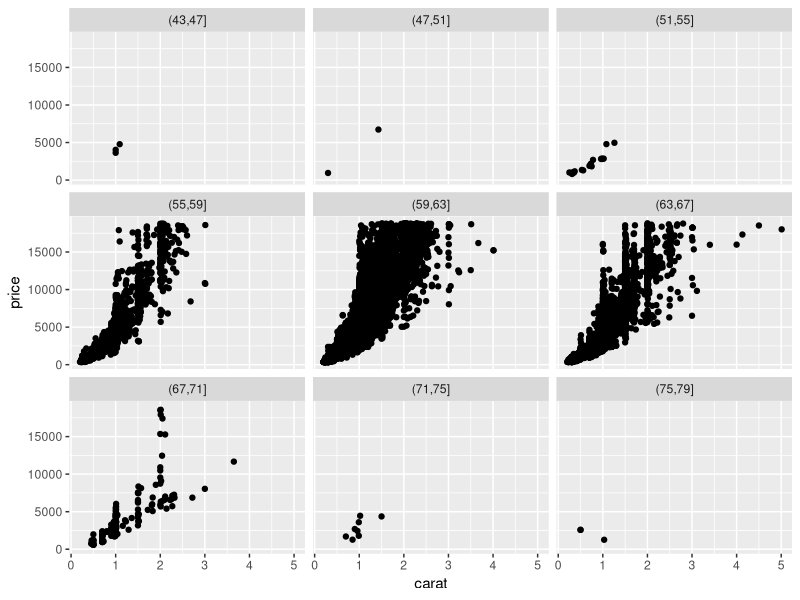
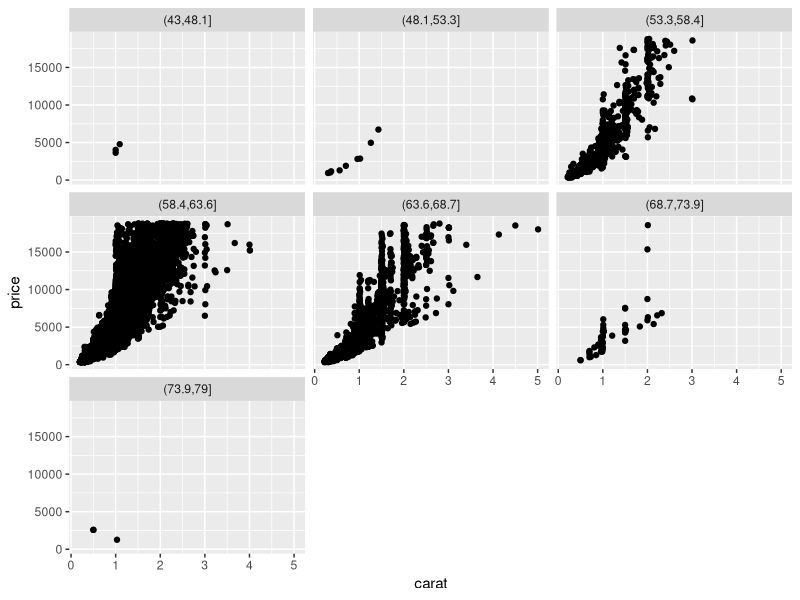
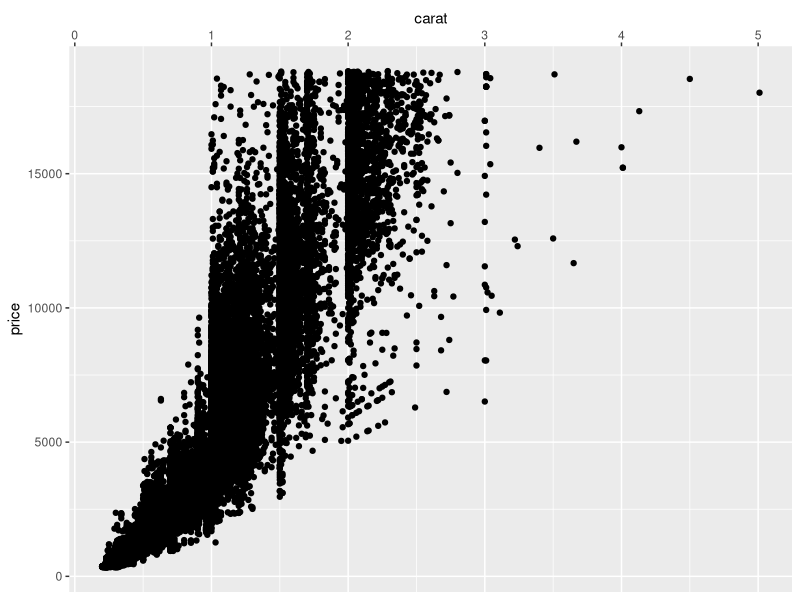
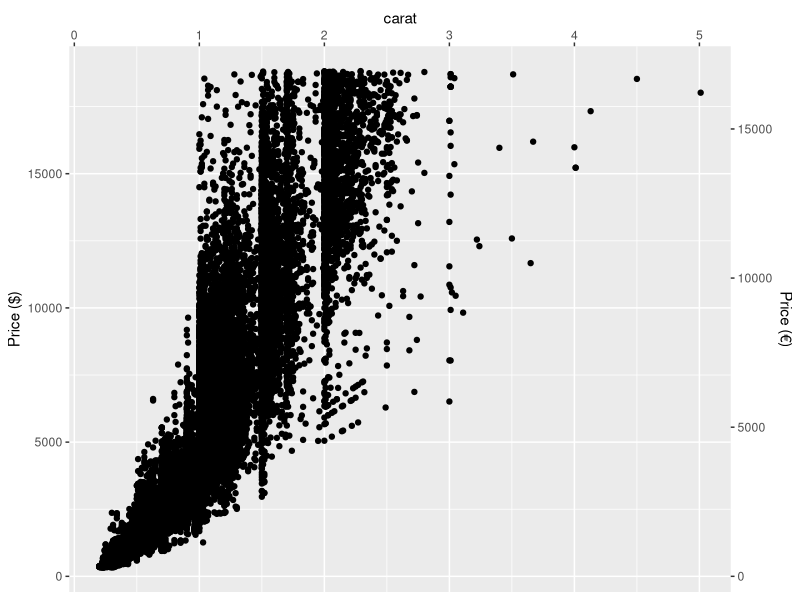
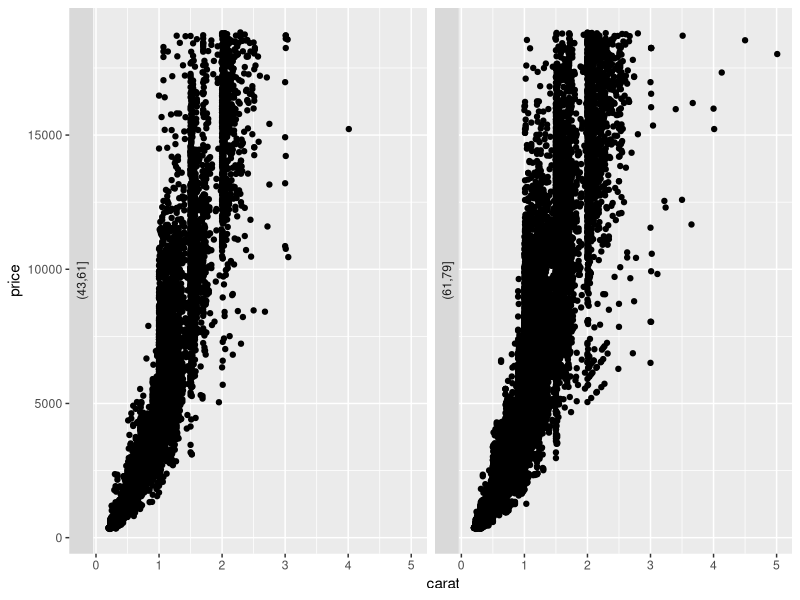
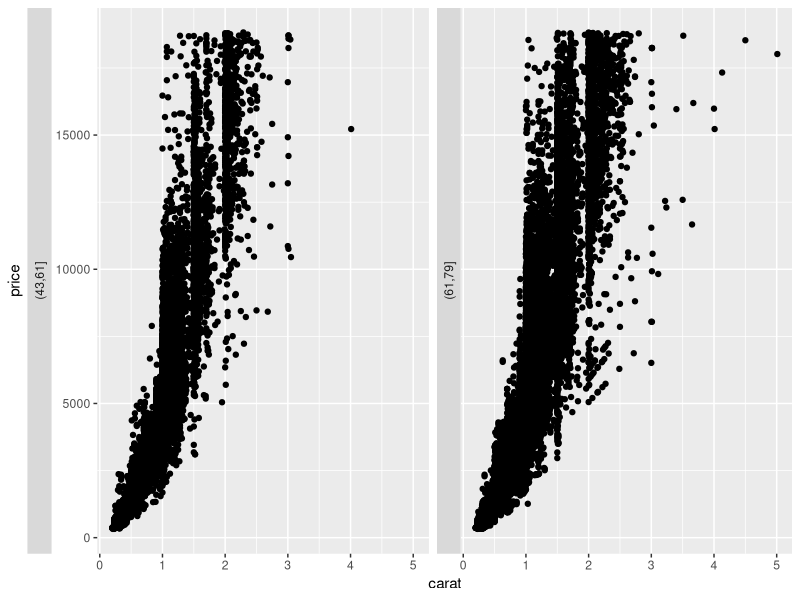
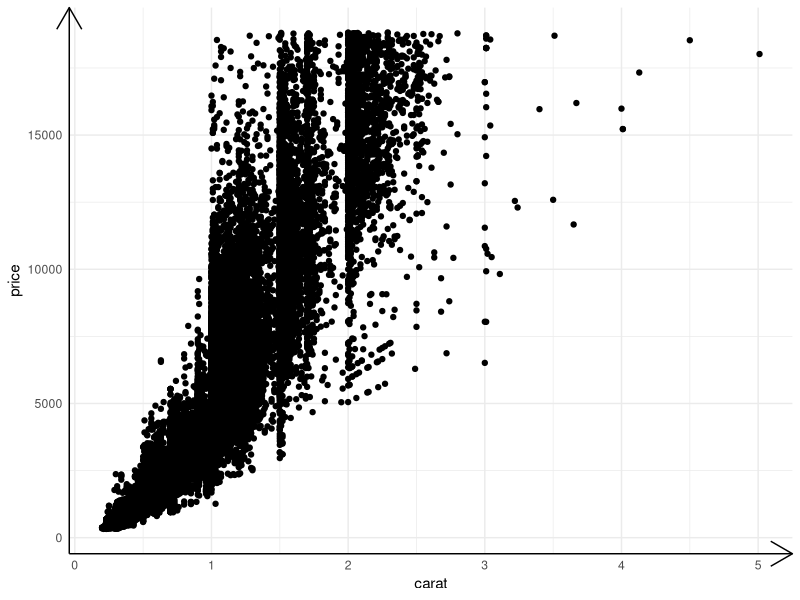
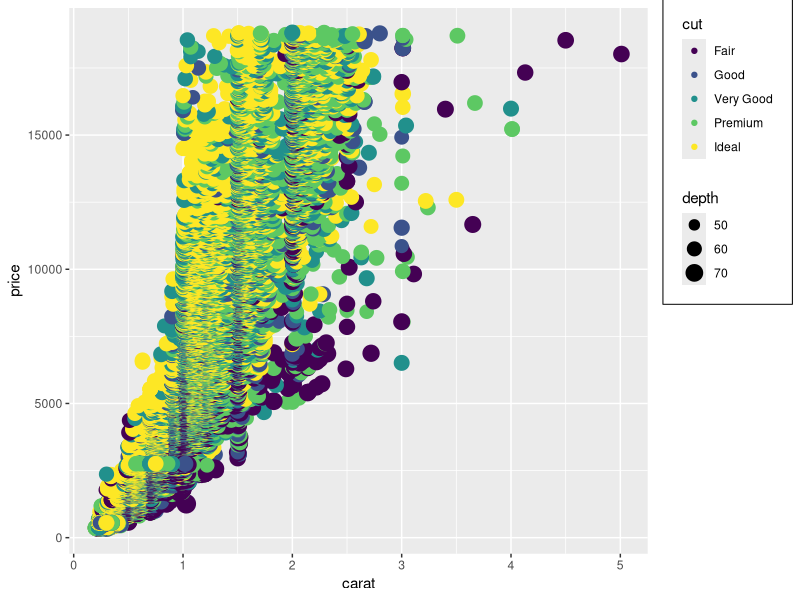

R code for these plots, in order:
## ---- chunk 1
library(ggplot2)
library(dplyr)
library(forcats)
## ---- chunk 2
    ggplot(diamonds, aes(carat, price)) + 
      geom_point() + 
      facet_wrap(~cut(depth, 9))
## ---- chunk 3
    ggplot(diamonds, aes(carat, price)) + 
      geom_point() + 
      facet_wrap(~cut(depth, 7))
## ---- chunk 4
    ggplot(diamonds, aes(carat, price)) + 
      geom_point() + 
      scale_x_continuous(position = "top")
## ---- chunk 5
    ggplot(diamonds, aes(carat, price)) + 
      geom_point() + 
      scale_x_continuous(position = "top") + 
      scale_y_continuous("Price ($)", sec.axis = sec_axis(~. * 0.9, name = "Price (€)"))
## ---- chunk 6
    p <- ggplot(diamonds, aes(carat, price)) + 
      geom_point() + 
      facet_wrap(~cut(depth, 2), strip.position = "left")
    
    p + theme(strip.placement = "inside")
    p + theme(strip.placement = "outside")
## ---- chunk 7
    ggplot(diamonds, aes(carat, price)) + 
      geom_point() + 
      theme_minimal() + 
      theme(
        axis.line.y = element_line(arrow = arrow()),
        axis.line.x = element_line(arrow = arrow())
      )
## ---- chunk 8
    ggplot(diamonds, aes(carat, price, size = depth, colour = cut)) + 
      geom_point() + 
      theme(
        legend.justification = "top", 
        legend.box.margin = margin(3, 3, 3, 3, "mm"), 
        legend.box.background = element_rect()
      )
## ---- chunk 9
    diamond_price <- diamonds %>% 
      group_by(cut, color) %>% 
      summarise(price = mean(price)) %>% 
      ungroup() %>% 
      mutate(price_dev = price - mean(price))
    
    ggplot(diamond_price) + 
      geom_col(aes(x = cut, y = price, fill = color), position = "stack")
    
    ggplot(diamond_price) + 
      geom_col(aes(x = cut, y = price_dev, fill = color), position = "stack")
## ---- chunk 10
    ggplot(diamond_price) + 
          geom_col(aes(x = cut, y = price, fill = forcats::fct_rev(color)), position = "stack")
